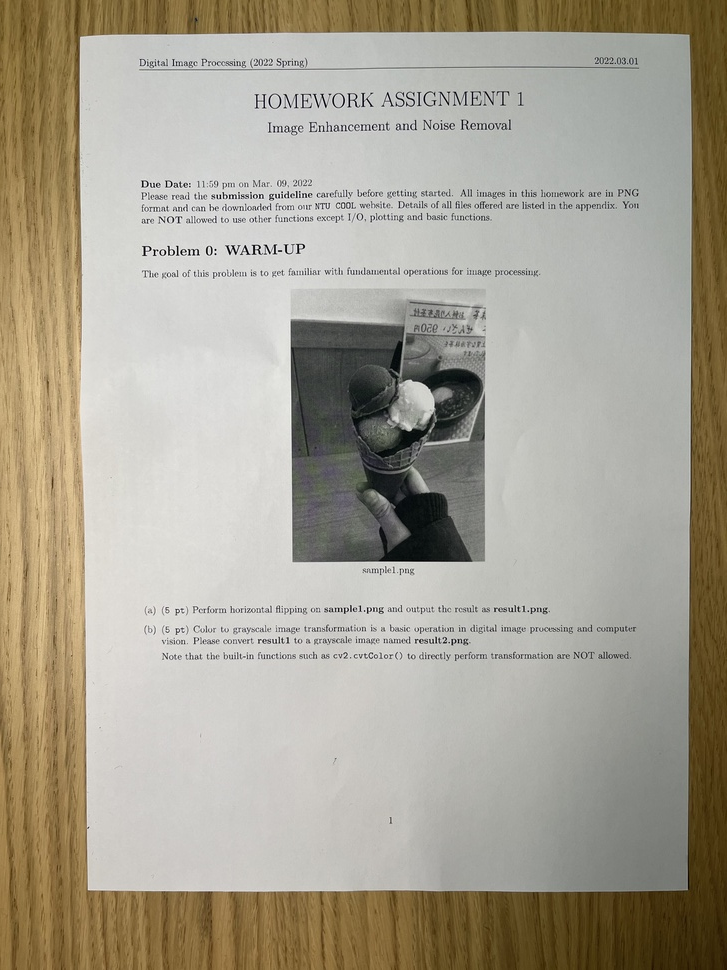
#> input picture Team17-2/test/IMG_0437.jpg, 727 x 970 px, shrunk from 3024 x 4032 before the run
$ python -i enhancement.py   (imports and definitions only)
#> lines starting #> are read from the running program, lines starting #| are printed output that depends on the picture
#> further down, picture is the input picture: shape (970, 727, 3); mean B, G, R 147.1, 161.6, 167.5
import cv2
import numpy as np


def adjust_contrast_brightness(img, alpha=1.0, beta=0.0):
    return cv2.addWeighted(img, alpha, np.zeros(img.shape, img.dtype), 0, beta)


def gamma_correction(img, gamma=1.0, gain=1.0):
    img = img.astype(np.float32) / 255.0
    img = img * gain
    img = img ** gamma
    img = img * 255
    img = np.clip(img, 0, 255)
    return img.astype(np.uint8)


def simplest_cb(img, percent=1):
    """
    Apply color balance to an image.
    Ref: http://web.stanford.edu/~sujason/ColorBalancing/simplestcb.html
    Ref2: https://gist.github.com/DavidYKay/9dad6c4ab0d8d7dbf3dc
    """
#> called with percent = 1
    out_channels = []
    cumstops = (
        img.shape[0] * img.shape[1] * percent / 200.0,
        img.shape[0] * img.shape[1] * (1 - percent / 200.0)
    )
#> cumstops = (3525.9, 701664.1)
    for channel in cv2.split(img):
        cumhist = np.cumsum(cv2.calcHist(
            [channel], [0], None, [256], (0, 256)))
        low_cut, high_cut = np.searchsorted(cumhist, cumstops)
        lut = np.concatenate((
            np.zeros(low_cut),
            np.around(np.linspace(0, 255, high_cut - low_cut + 1)),
            255 * np.ones(255 - high_cut)
        ))
        out_channels.append(cv2.LUT(channel, lut.astype('uint8')))
#> this loop made 3 passes
#> (low_cut, high_cut) on passes 1 to 3: (9, 222), (21, 225), (16, 226)
#> after the loop, out_channels = 3 items
    return cv2.merge(out_channels)
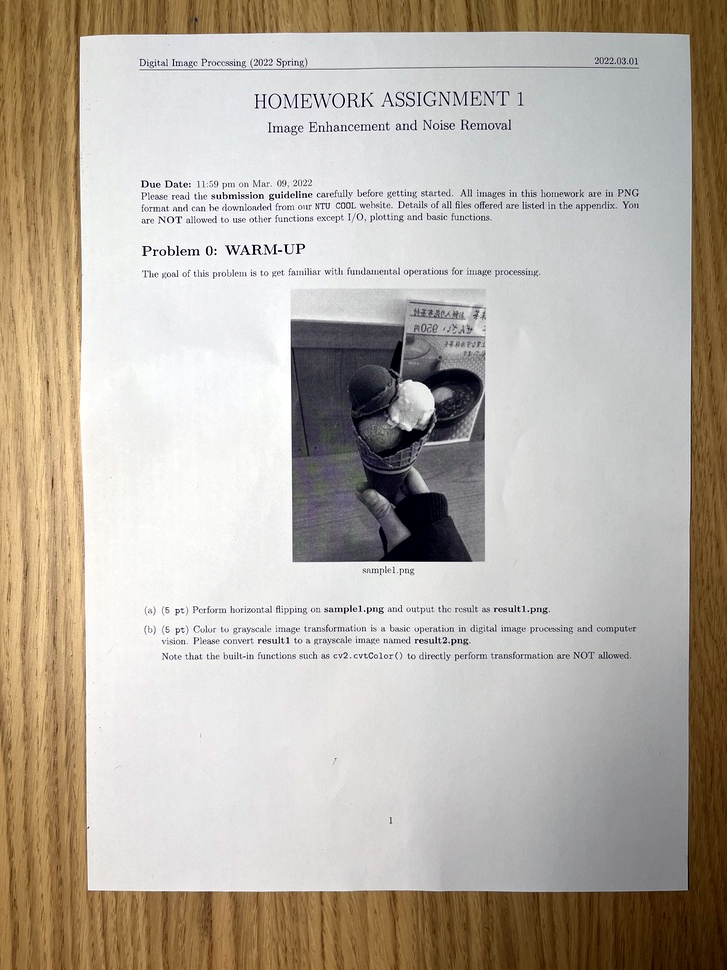
#> returned value: shape (970, 727, 3); mean of channels 0, 1, 2 165.3, 175.8, 184; drawn as B, G, R


def top_hat_transform(img, kernel_size=21):
    if img.shape[2] == 3:
        img = cv2.cvtColor(img, cv2.COLOR_BGR2GRAY)
    kernel = cv2.getStructuringElement(cv2.MORPH_RECT,
                                       (kernel_size, kernel_size))
    invert = 255-img
    return (255 - cv2.morphologyEx(invert, cv2.MORPH_TOPHAT, kernel)).astype(np.uint8)

>>> import cv2
>>> picture = cv2.imread('../test/IMG_0437.jpg')
>>> result = simplest_cb(picture)

$ run again, on Team17-2/test/IMG_0439.jpg
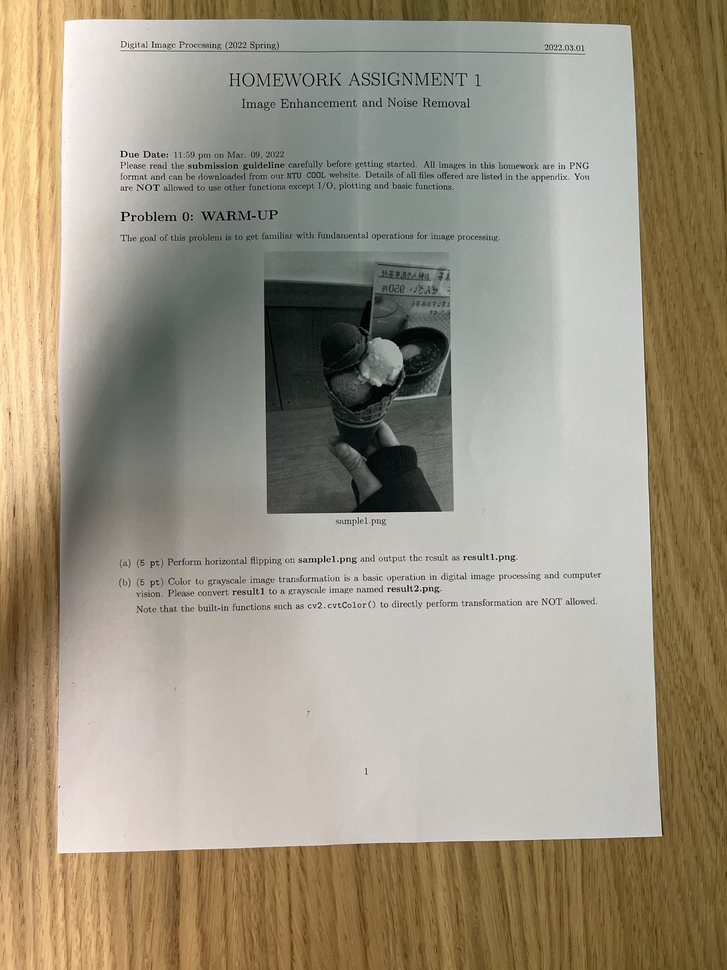
#> input picture Team17-2/test/IMG_0439.jpg, 727 x 970 px, shrunk from 3024 x 4032 before the run
#> picture is the input picture: shape (970, 727, 3); mean B, G, R 131.4, 149.2, 157.8
#> the loop in simplest_cb, `for channel in cv2.split(img):` made 3 passes
#> (low_cut, high_cut) on passes 1 to 3: (13, 228), (14, 233), (7, 253)
#> after the loop in simplest_cb, `for channel in cv2.split(img):`: out_channels = 3 items
#> in simplest_cb, `return cv2.merge(out_channels)`:
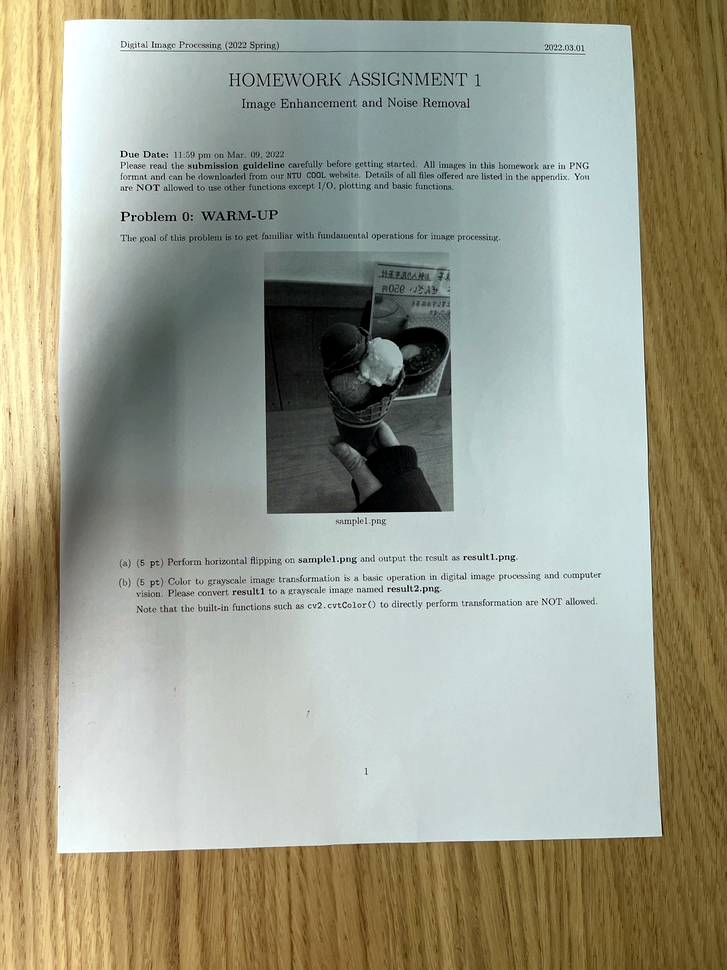
#> returned value: shape (970, 727, 3); mean of channels 0, 1, 2 140.4, 157.4, 156.3; drawn as B, G, R

$ run again, on Team17-2/test/IMG_0441.jpg
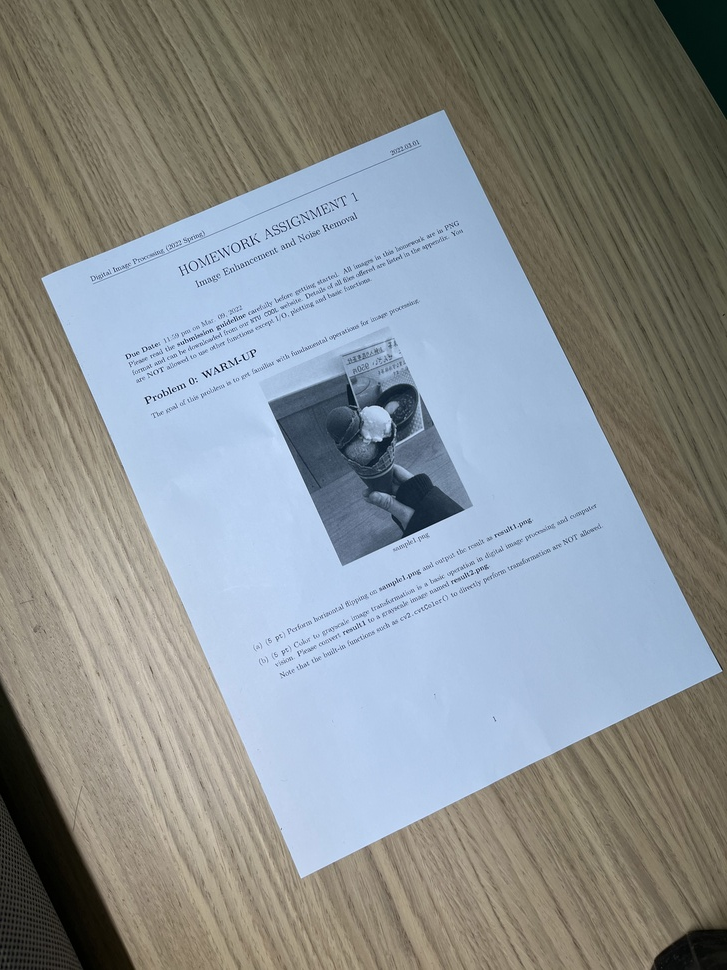
#> input picture Team17-2/test/IMG_0441.jpg, 727 x 970 px, shrunk from 3024 x 4032 before the run
#> picture is the input picture: shape (970, 727, 3); mean B, G, R 145.2, 143.1, 137.5
#> the loop in simplest_cb, `for channel in cv2.split(img):` made 3 passes
#> (low_cut, high_cut) on passes 1 to 3: (2, 244), (7, 214), (2, 201)
#> after the loop in simplest_cb, `for channel in cv2.split(img):`: out_channels = 3 items
#> in simplest_cb, `return cv2.merge(out_channels)`:
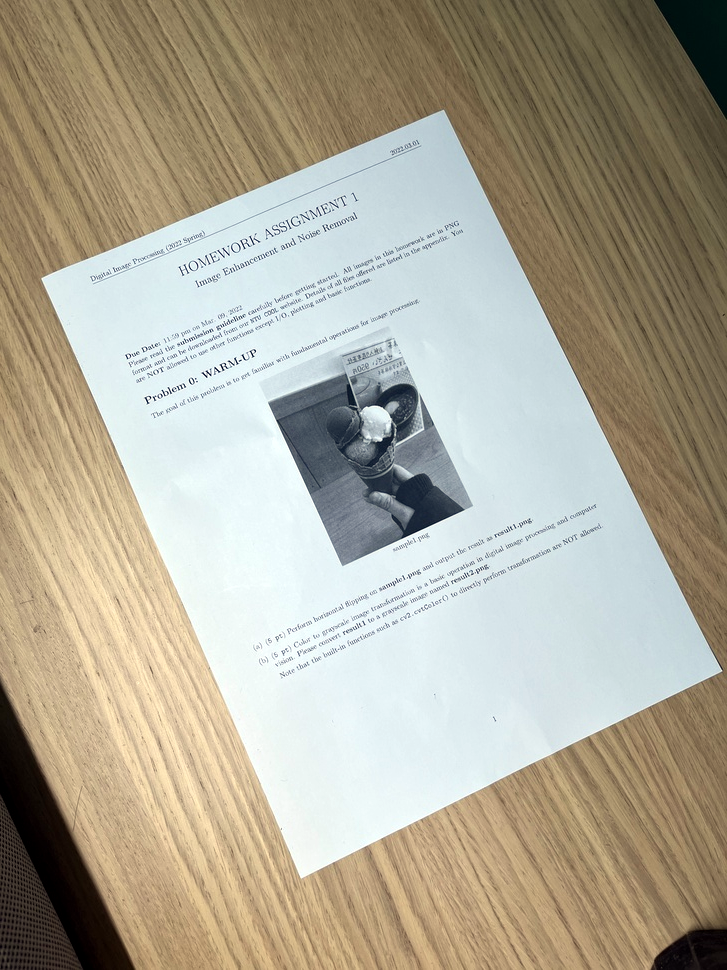
#> returned value: shape (970, 727, 3); mean of channels 0, 1, 2 150.9, 167.7, 173.6; drawn as B, G, R

$ run again, on Team17-2/test/IMG_0442.jpg
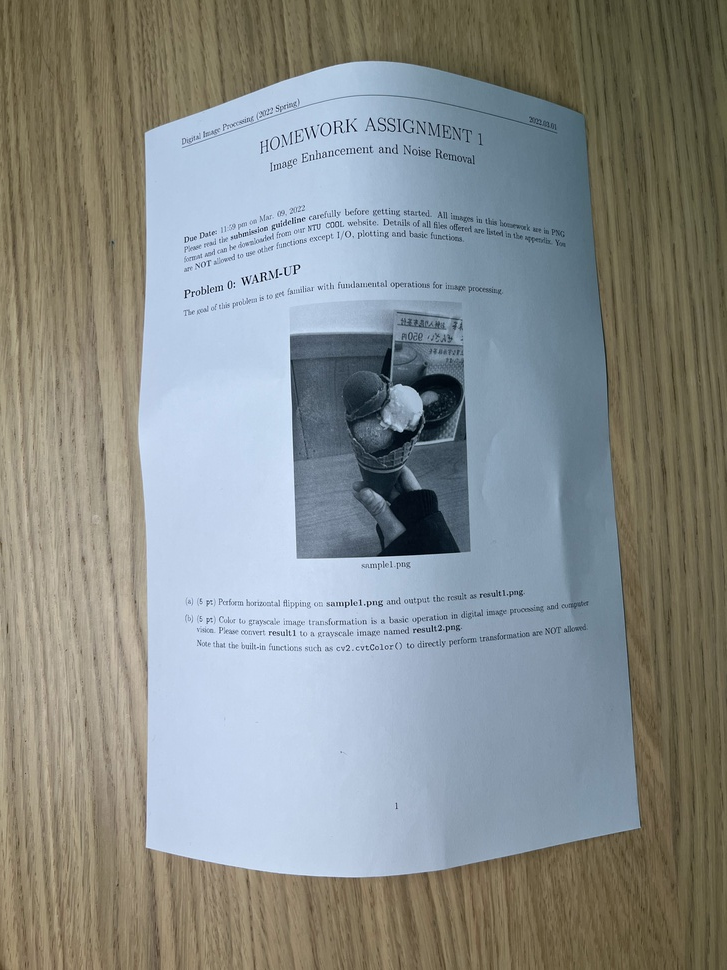
#> input picture Team17-2/test/IMG_0442.jpg, 727 x 970 px, shrunk from 3024 x 4032 before the run
#> picture is the input picture: shape (970, 727, 3); mean B, G, R 140.5, 141.5, 136.7
#> the loop in simplest_cb, `for channel in cv2.split(img):` made 3 passes
#> (low_cut, high_cut) on passes 1 to 3: (29, 244), (19, 221), (8, 205)
#> after the loop in simplest_cb, `for channel in cv2.split(img):`: out_channels = 3 items
#> in simplest_cb, `return cv2.merge(out_channels)`:
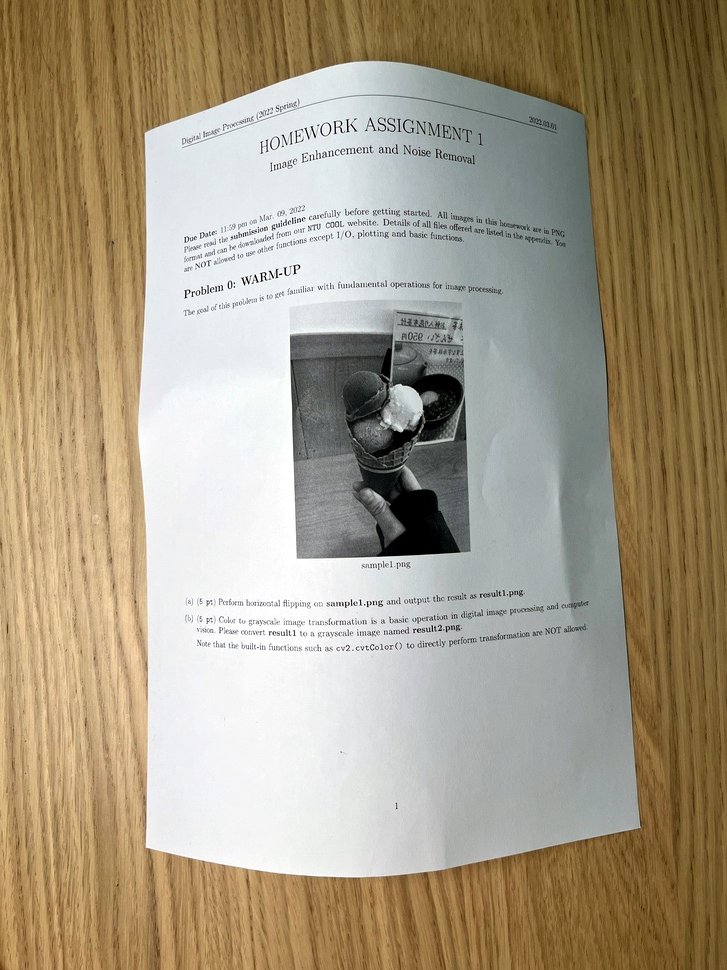
#> returned value: shape (970, 727, 3); mean of channels 0, 1, 2 132.2, 154.7, 166.5; drawn as B, G, R
